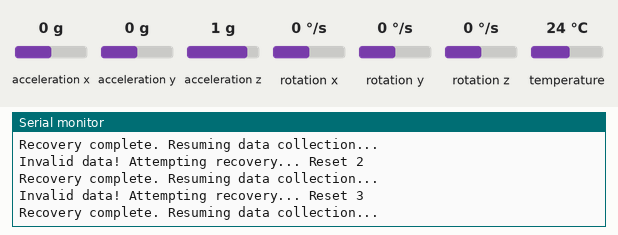
Recording of a sketch running on a simulated Arduino Uno, built with avr-gcc and run on an emulated ATmega328P. Parts: the last lines printed to the serial monitor. Inputs (shaded band) come from the test bench; at power-on: rotation x 0 °/s, acceleration z 1 g, acceleration x 0 g, acceleration y 0 g, rotation y 0 °/s, rotation z 0 °/s, temperature 24 °C. At 5.1 s the program stops and its outputs stay as they are.

Above: at 1.2 s.
1.3 s: rotation x set to -192 °/s
At 1.44 s:
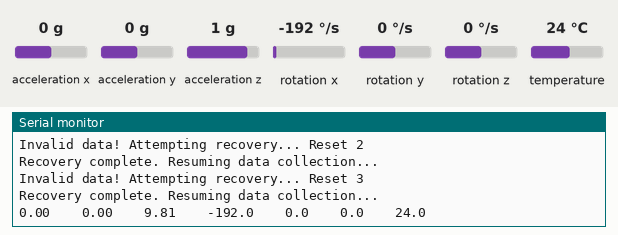
3.2 s: acceleration z set to 0 g
At 5.9 s:
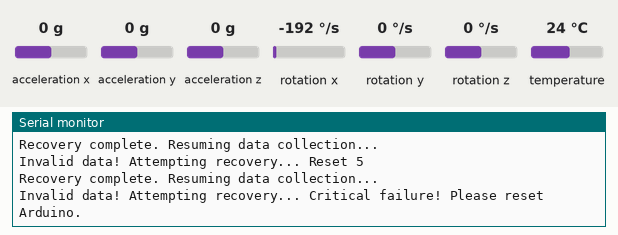
Timing chart, 0 to 6.6 s (numbered marks = the images above; inputs shaded):
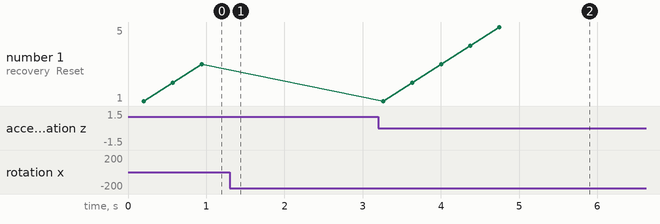

Measured:
- after the input at 1.3 s, the serial monitor: prints a new line at once (image 1)
- after the input at 3.2 s, the serial monitor: prints a new line after 1.2 s (image 2)
- plotted number 1: 3 → 5 after the input at 3.2 s

The sketch:

basic_readings.ino
```cpp
#include <Adafruit_MPU6050.h>
#include <Adafruit_Sensor.h>
#include <Wire.h>

Adafruit_MPU6050 mpu;

// 状态跟踪变量
unsigned long lastReadTime = 0;
const unsigned long READ_INTERVAL = 150; // 读取间隔(ms)
int resetCount = 0;
const int MAX_RESETS = 5; // 最大复位次数

void setup(void) {
  Serial.begin(115200);
  while (!Serial) { delay(10); } // 等待串口连接

  initSensor(); // 初始化传感器
  Serial.println("Corrected MPU6050 Reader - Acceleration and Gyro Data Properly Assigned");
}

void initSensor() {
  Serial.println("Initializing MPU6050...");

  // 尝试初始化MPU6050
  bool initialized = false;
  for (int i = 0; i < 3; i++) {
    Wire.begin(); // 重置I2C总线
    delay(50);

    if (mpu.begin()) {
      initialized = true;
      break;
    }
    Serial.print("Init failed, retrying... (");
    Serial.print(i+1);
    Serial.println("/3)");
    delay(300);
  }

  if (!initialized) {
    Serial.println("MPU6050 initialization failed!");
    return;
  }

  // 配置传感器设置
  mpu.setAccelerometerRange(MPU6050_RANGE_8_G);
  mpu.setGyroRange(MPU6050_RANGE_500_DEG);
  mpu.setFilterBandwidth(MPU6050_BAND_21_HZ);

  Serial.println("MPU6050 Ready!");

  // 正确的表头（加速度在前，角速度在后）
  Serial.println("Acceleration (m/s²)\t\tGyroscope (deg/s)");
  Serial.println("X\t\tY\t\tZ\t\tX\t\tY\t\tZ\tTemp(°C)");

  lastReadTime = millis(); // 重置计时器
}

void loop() {
  // 检查是否到达读取间隔
  if (millis() - lastReadTime < READ_INTERVAL) {
    return;
  }
  lastReadTime = millis();

  // 创建传感器事件对象
  sensors_event_t accel, gyro, temp;

  // 尝试读取传感器数据
  bool readSuccess = false;
  for (int attempt = 0; attempt < 2; attempt++) {
    if (mpu.getEvent(&accel, &gyro, &temp)) {
      readSuccess = true;
      break;
    }
    delay(10); // 短暂延迟后重试
  }

  // 检查数据有效性
  if (!readSuccess ||
      (accel.acceleration.x == 0 && accel.acceleration.y == 0 && accel.acceleration.z == 0) ||
      (gyro.gyro.x == 0 && gyro.gyro.y == 0 && gyro.gyro.z == 0)) {

    Serial.print("Invalid data! Attempting recovery... ");
    resetCount++;

    if (resetCount > MAX_RESETS) {
      Serial.println("Critical failure! Please reset Arduino.");
      while(1); // 永久停止
    }

    // 尝试软复位
    Serial.print("Reset ");
    Serial.println(resetCount);
    recoverSensor();
    return;
  }

  // 重置错误计数器
  resetCount = 0;

  // === 正确输出加速度数据 ===
  Serial.print(accel.acceleration.x, 2); Serial.print("\t\t");
  Serial.print(accel.acceleration.y, 2); Serial.print("\t\t");
  Serial.print(accel.acceleration.z, 2); Serial.print("\t\t");

  // === 正确输出角速度数据 ===
  // 注意：Adafruit库返回的是弧度/秒，转换为度/秒
  Serial.print(gyro.gyro.x * 57.2958, 1); Serial.print("\t\t"); // 弧度转度 (1 rad/s ≈ 57.3 deg/s)
  Serial.print(gyro.gyro.y * 57.2958, 1); Serial.print("\t\t");
  Serial.print(gyro.gyro.z * 57.2958, 1); Serial.print("\t\t");

  // 显示温度数据（°C）
  Serial.print(temp.temperature, 1);

  Serial.println();  // 换行
}

void recoverSensor() {
  // 1. 完全重置I2C总线
  Wire.end();
  delay(50);
  Wire.begin();
  delay(100);

  // 2. 重置传感器
  mpu.begin(); // 尝试重新初始化

  // 3. 重置配置
  mpu.setAccelerometerRange(MPU6050_RANGE_8_G);
  mpu.setGyroRange(MPU6050_RANGE_500_DEG);
  mpu.setFilterBandwidth(MPU6050_BAND_21_HZ);

  // 4. 清空可能存在的错误状态
  for (int i = 0; i < 3; i++) {
    sensors_event_t a, g, temp;
    mpu.getEvent(&a, &g, &temp); // 读取并丢弃
    delay(20);
  }

  Serial.println("Recovery complete. Resuming data collection...");
  lastReadTime = millis(); // 重置计时器
}
```
